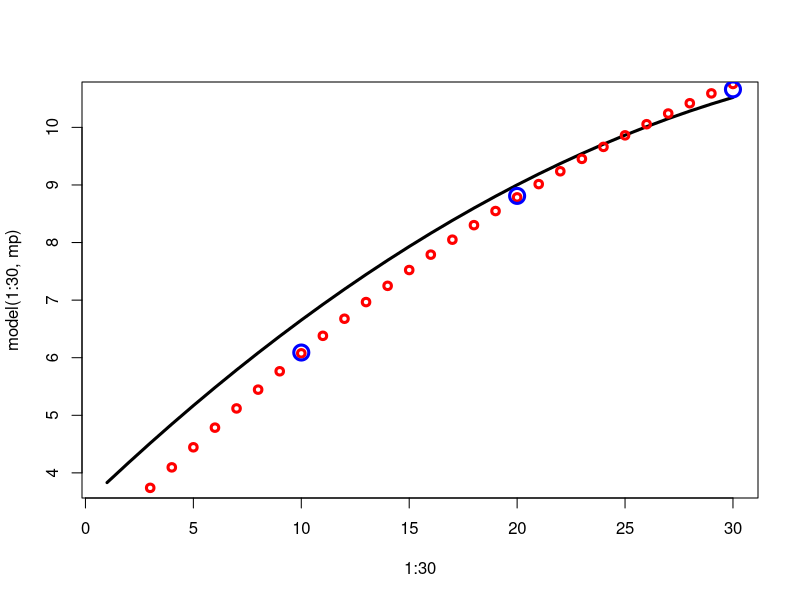

Write R code to recreate this figure.
## ---- chunk 1
require(mvtnorm)
chainLength <- 20000
data <- matrix( c(10,  6.09, 1.83,
                  20,  8.81, 2.64,
                  30, 10.66, 3.27),
                nrow=3, ncol=3, byrow=T) ; nd <- nrow(data)
Li   <- function( model, theta, data, i ) {
          dnorm( (model(data[i,1],theta)-data[i,2])/data[i,3] ) }
L    <- function( model, theta, data    ) {
          prod( sapply(1:nd,function(i){Li(model,theta,data,i)}) ) }
logL <- function( model, theta, data  ) { log(L(model,theta,data)) }
# model       <- function (x,theta) { theta[1]*x + theta[2] }
model       <- function (x,theta) { theta[1]*x + theta[2] + theta[3]*x^2 }
# np           <- 2
np           <- 3
# prior        <- matrix( c(0, 1,
#                           0,10), nrow=np, byrow=T )
prior        <- matrix( c( 0  , 1,
                           0  ,10,
                          -0.1, 0.1), nrow=np, byrow=T )
pMin         <- prior[,1] ; pMax <- prior[,2]
pVector      <- rowMeans(prior)
pChain       <- matrix(, nrow=chainLength, ncol=np)
pChain[1,]   <- pVector
logPrior0    <- sum( log( dunif(pVector,pMin,pMax) ) )

logL0        <- logL(model,pVector,data)
logLChain    <- matrix(, nrow=chainLength, ncol=1)
logLChain[1] <- logL0

vcovProposal <- diag( ( 0.2*(pMax-pMin) )^2 )
## ---- chunk 2
for (c in 2:chainLength) {
  cint <- min(1000,round(chainLength/10))
  if (c%%cint == 0) cat("Iteration",c,"|",logPrior0,"|",logL0,"\n")
  candidatepVector <- rmvnorm(n=1, mean=pVector, sigma=vcovProposal)
  logPrior1   <- sum(log(dunif(candidatepVector, pMin, pMax)))
  if (!is.na(logPrior1)) { 
    logL1    <- logL(model,candidatepVector,data)
    logalpha <- logPrior1 + logL1 - logPrior0 - logL0
    if (log(runif(1, min=0, max=1)) < logalpha) {
      pVector   <- candidatepVector
      logPrior0 <- logPrior1
      logL0     <- logL1                       } }
     pChain[c,]    <- pVector
     logLChain[c,] <- logL0   }
## ---- chunk 3
nAccepted  <- length(unique(logLChain))
acceptance <- (paste(nAccepted, "out of ", chainLength,
                     "candidates accepted ( = ",
                     round(100*nAccepted/chainLength), "%)"))
print(acceptance)
mp        <- colMeans(pChain)                ; print(mp)
iMAP      <- match(max(logLChain),logLChain)
MAP       <- pChain[iMAP,]                  ; print(MAP)
pCovMatrix<- cov(pChain)                     ; print(pCovMatrix)
pCorMatrix<- cor(pChain)                     ; print(pCorMatrix)
sp        <- sqrt( diag(pCovMatrix) )       ; print(sp)
plot  ( 1:30,model(1:30,mp ), col="black",lwd=3,type="l" )
lines ( 1:30,model(1:30,MAP), col="red"  ,lwd=3,type="p" )
points( data                  , col='blue' ,lwd=3,cex=2    )
